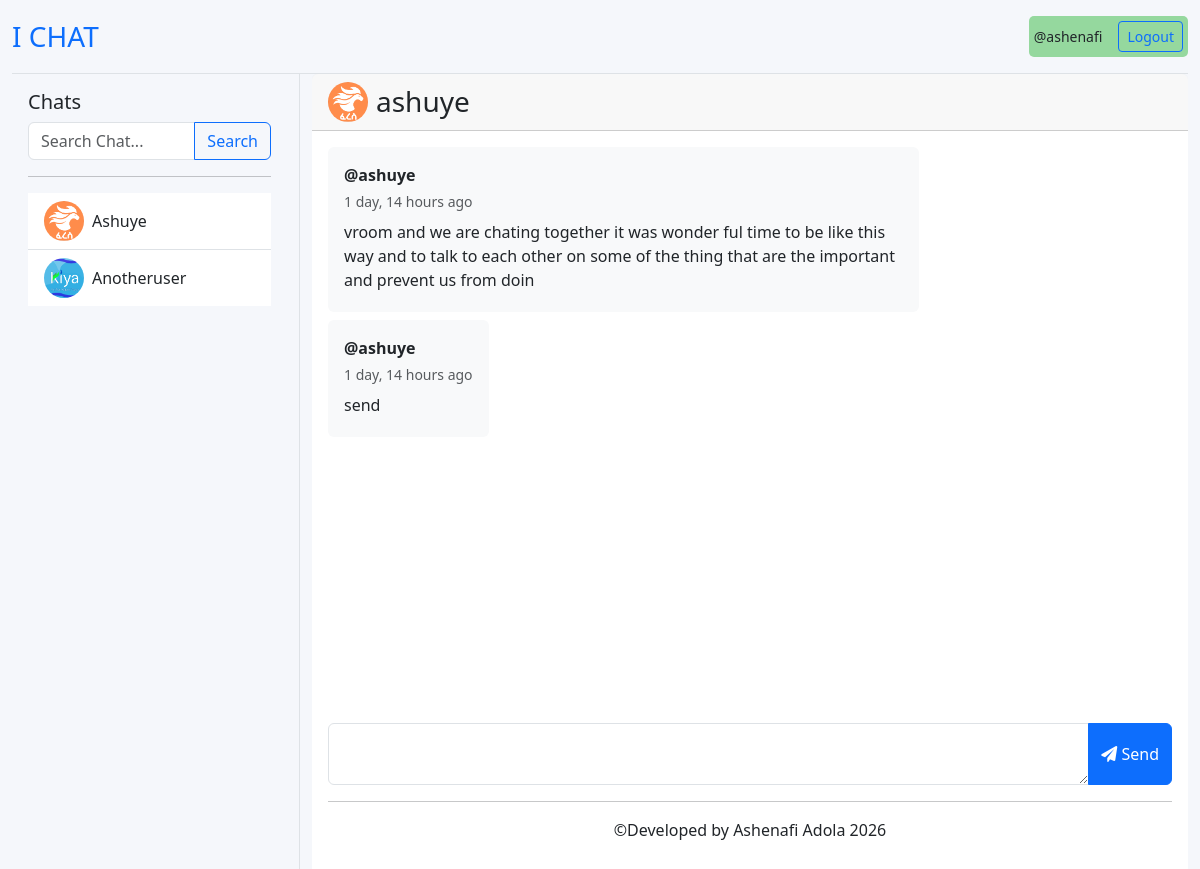
The app's page /chat/2/ (signed in), older data.
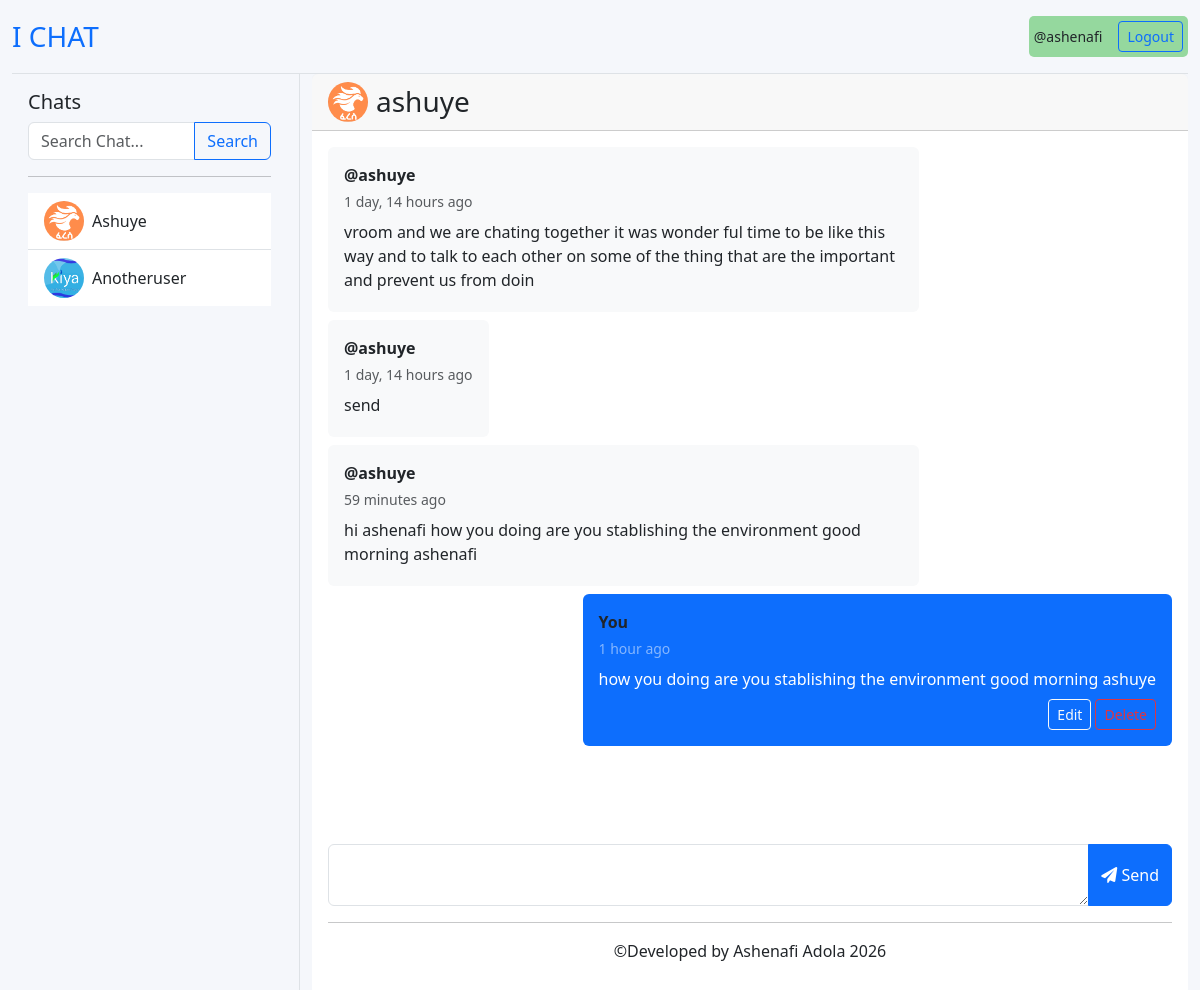
The same page, newer data.
### chat/models.py (models this page shows, shortened)
class CustomUser(AbstractUser):
    profile = models.ImageField(upload_to='profiles/', blank=True, null=True)
    USERNAME_FIELD = 'username'
    def __str__(self):
        return self.username

class Message(models.Model):
    sender = models.ForeignKey(CustomUser, on_delete=models.CASCADE, related_name="sender")
    reciever = models.ForeignKey(CustomUser, on_delete=models.CASCADE, related_name='reciever')
    body = models.CharField(max_length=2000)
    sent_at = models.DateTimeField(auto_now_add=True)
    edited_at = models.DateTimeField(auto_now=True)

### chat/views.py (the view)
# urls.py: path('chat/<int:pk>/', views.chatPage, name='chat'),
@login_required(login_url='login')
def chatPage(request, pk):
    user = CustomUser.objects.get(id=pk)
    messages = Message.objects.all()
    form = MessageForm()
    users = CustomUser.objects.all()
    context = {
        'friend':user,
        'messages':messages,
        'form':form,
        'users':users
    }
    return render(request, 'chat/chatroom.html', context)

### chat/forms.py
class MessageForm(ModelForm):
    class Meta:
        model = Message
        fields = ['body']
        widgets = {
            'body': Textarea(attrs={
                'class': 'form-control',
                'rows': 2,
                'name': 'message',
                'style': "width: 100%",
                'data-custom': 'some-value',
                'placeholder': "Type message here..."
            }),
        }

### chat/templates/chat/chatroom.html (shortened to what this page needs)
{% extends 'chat/home.html' %}
{% load static %}
{% block chat %}
<div class="card h-100 border-0 d-flex flex-column">
    <div class="card-header">
        <div class="d-flex align-items-center">
            <a href="" class="text-decoration-none">
                <img src="{{ friend.profile.url }}" alt="profile" style="width: 40px; height: 40px; border-radius: 50%; object-fit: cover;" class="me-2">
            </a>
            <h3 class="card-title mb-0">{{ friend.username }}</h3>
        </div>
    </div>
    <div class="card-body d-flex flex-column p-3 overflow-hidden" style="min-height: 0; flex: 1 1 0;">
        <div class="flex-grow-1 overflow-auto" id="messages" style="min-height: 0; scrollbar-width: none;">
            {% for message in messages %}
                {% if message.sender == request.user and message.reciever == friend or message.reciever == request.user and message.sender == friend %}
                    <div class="mb-2 d-flex {% if message.sender == request.user %}justify-content-end{% else %}justify-content-start{% endif %}" id="message-{{message.id}}">
                        <div class="message-bubble {% if message.sender == request.user %}bg-primary text-white{% else %}bg-light{% endif %} p-3 rounded" style="max-width: 70%;">
                            {% if message.sender != request.user %}
                                <strong class="text-dark mb-1 d-block">@{{message.sender}}</strong>
                            {% else %}
                                <strong class="text-dark mb-1 d-block">You</strong>
                            {% endif %}
                            <small class="{% if message.sender == request.user %}text-white-50{% else %}text-muted{% endif %} d-block mb-2">{{message.edited_at | timesince}} ago</small>
                            <p class="mb-1">{{message.body}}</p>
                            {% if message.sender == request.user %}
                            <div class="d-flex gap-1 justify-content-end mt-2">
                                <button type="button" class="btn btn-sm btn-outline-light" onclick="editMessage({{ message.id }})" id="edit-{{ message.id }}">Edit</button>
                                <button type="button" class="btn btn-sm btn-outline-danger" onclick="deleteMessage('{{ message.id }}')">Delete</button>
                            </div>
                            {% endif %}
                        </div>
                    </div>
                {% endif %}
            {% endfor %}
        </div>
        <form method="post" id="form" class="mt-3">
            <div class="input-group">
                <textarea name="message" id="textInput" class="form-control"></textarea>
                <button type="submit" class="btn btn-primary" id="send-btn"><i class="fas fa-paper-plane"></i> Send</button>
            </div>
        </form>
        <hr>
        <div>
            <p style="text-align: center;">©Developed by Ashenafi Adola 2026</p>
        </div>
    </div>
</div>
{% endblock %}

### chat/templates/chat/home.html (shortened to what this page needs)
{% extends 'chat/base.html' %}
{% block content %}
<div class="container-fluid vh-100">
    <div class="row h-100">
        <div class="col-md-4 col-lg-3 border-end d-none d-md-flex flex-column" id="sidebar-desktop">
            <div class="p-3 flex-grow-1 overflow-auto">
               <h3 class="h5">Chats</h3>
                <form action="" method="get" class="mb-3">
                    <div class="input-group">
                        <input type="search" name="p" placeholder="Search Chat..." class="form-control">
                        <button type="submit" class="btn btn-outline-primary">Search</button>
                    </div>
                </form>
                <hr>
                <div class="list-group list-group-flush">
                    {% for user in users %}
                        {% if user != request.user %}
                            <a href="{% url 'chat' user.id %}" class="list-group-item list-group-item-action d-flex align-items-center">
                                <img src="{{ user.profile.url }}" alt="profile" style="width: 40px; height: 40px; border-radius: 50%; object-fit: cover;" class="me-2">
                                {{ user.username.capitalize }}
                            </a>
                        {% endif %}
                    {% endfor %}
                </div>
            </div>
        </div>
        <div class="col-md-8 col-lg-9 d-flex flex-column">
            <div class="flex-grow-1 d-flex flex-column">
                {% block chat %}{% endblock %}
            </div>
        </div>
    </div>
</div>
{% endblock %}

Row changes from the older to the newer data that the page shows:
added Message: sender "ashuye", edited_at "59 minutes", body "hi ashenafi how you doing are you stablishing the environment good morning ashenafi"
added Message: shows "You", edited_at "1 hour", body "how you doing are you stablishing the environment good morning ashuye"
